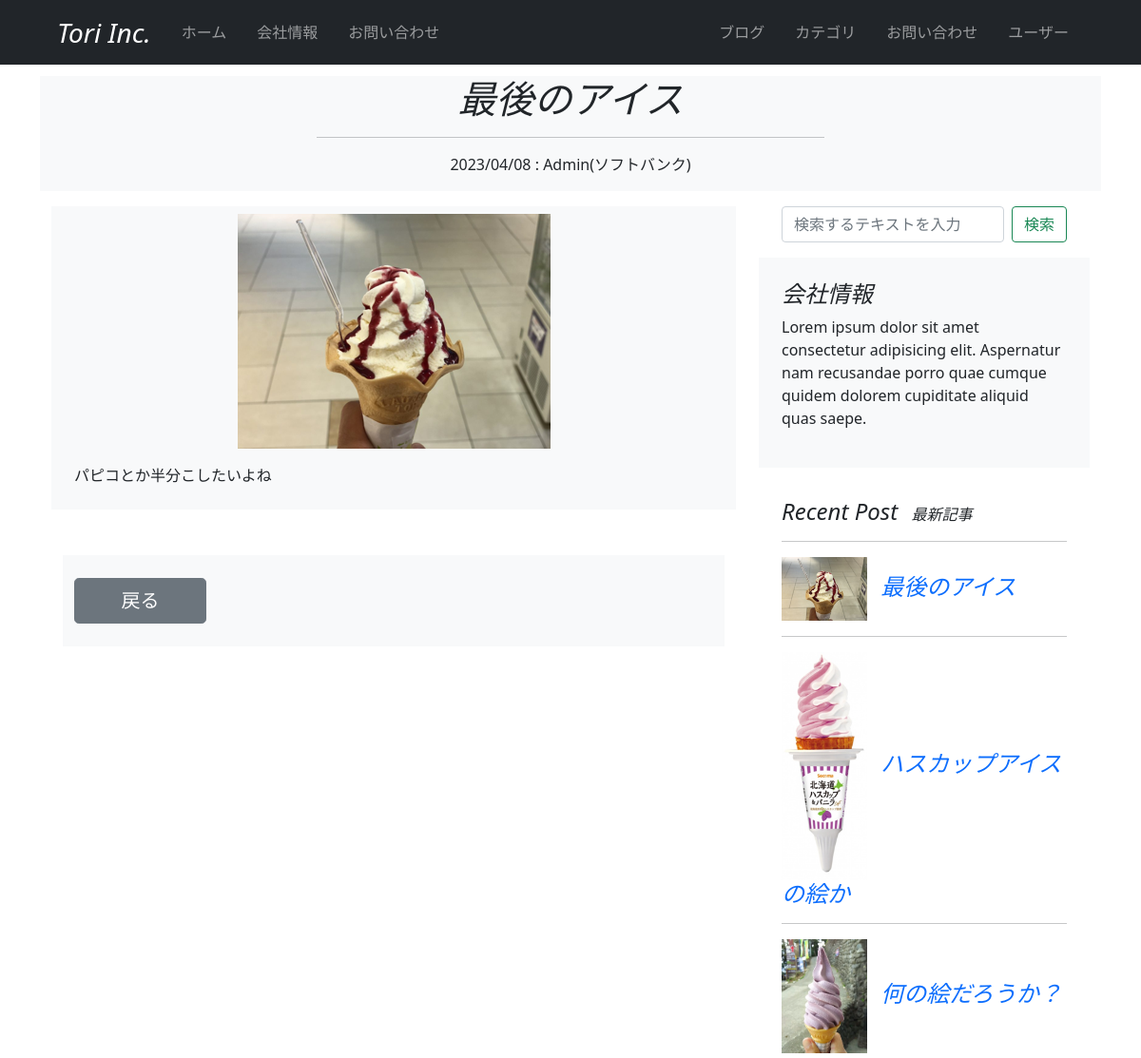
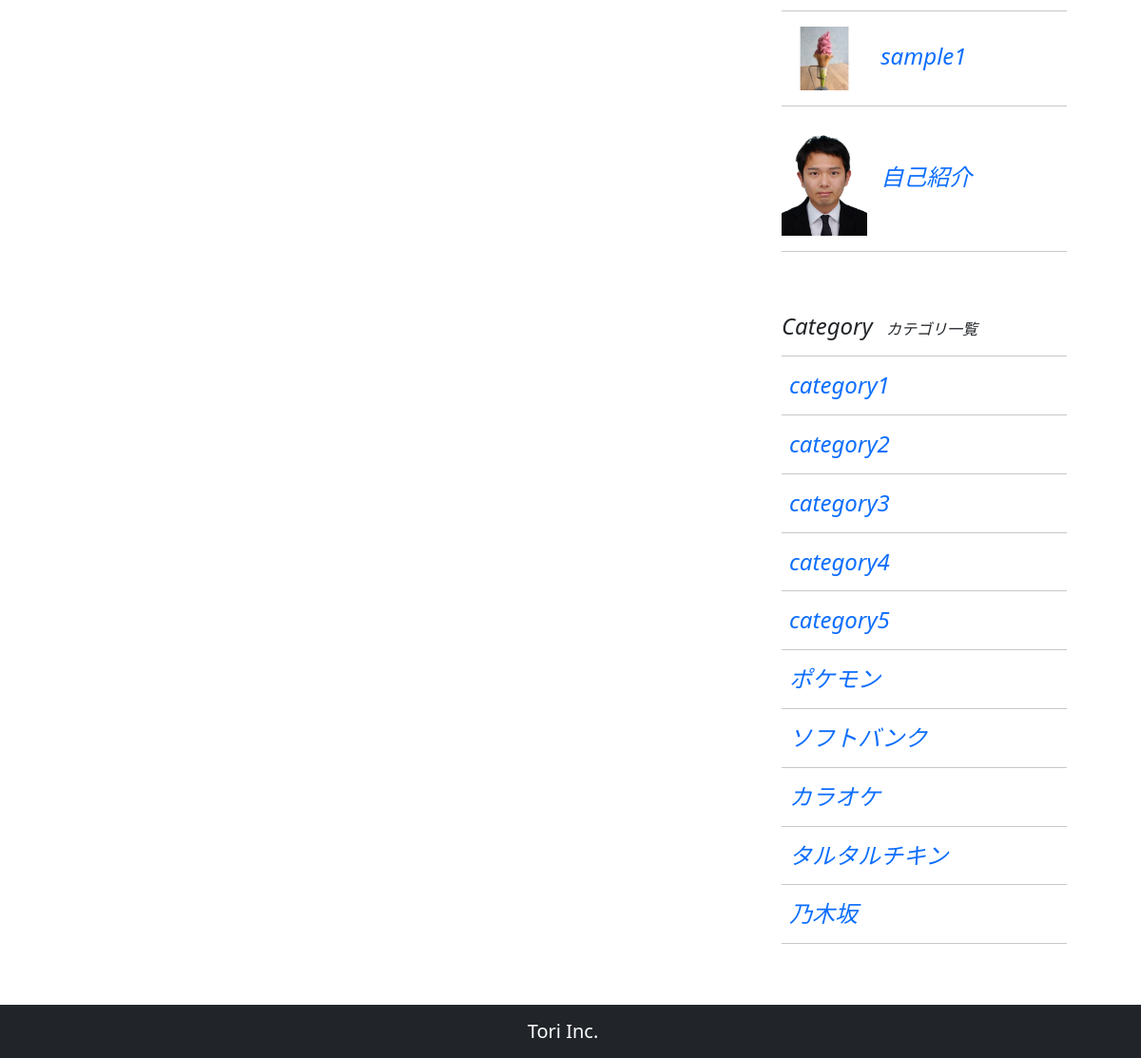
The page /5/blog_post on the database its author committed (2 pictures, top to bottom).
### company_blog/models.py (models this page shows, shortened)
class BlogPost(db.Model):
    __tablename__ = 'blog_post'
    id = db.Column(db.Integer, primary_key=True)
    user_id = db.Column(db.Integer, db.ForeignKey('users.id'))
    category_id = db.Column(db.Integer, db.ForeignKey('blog_category.id'))
    date = db.Column(db.DateTime, default=datetime.now(timezone('Asia/Tokyo')))
    title = db.Column(db.String(140))
    text = db.Column(db.Text)
    summary = db.Column(db.String(140))
    featured_image = db.Column(db.String(140))

class User(db.Model, UserMixin):
    __tablename__ = 'users'
    id = db.Column(db.Integer, primary_key=True)
    email = db.Column(db.String(64), unique=True, index=True)
    username = db.Column(db.String(64), unique=True, index=True)
    password_hash = db.Column(db.String(128))
    administrator = db.Column(db.String(1))
    post = db.relationship('BlogPost', backref='author', lazy='dynamic')
    @property
    def password(self):
        raise AttributeError('password is not a readable attribute')

class BlogCategory(db.Model):
    __tablename__ = 'blog_category'
    id = db.Column(db.Integer, primary_key=True)
    category = db.Column(db.String(140))
    posts = db.relationship('BlogPost', backref='blogcategory', lazy='dynamic')

### company_blog/main/views.py (the view)
@main.route('/<int:blog_post_id>/blog_post')
def blog_post(blog_post_id):
    form = BlogSearchForm()
    blog_post = BlogPost.query.get_or_404(blog_post_id)
    recent_blog_posts = BlogPost.query.order_by(BlogPost.id.desc()).limit(5).all()
    blog_categories = BlogCategory.query.order_by(BlogCategory.id.asc()).all()
    return render_template(
        'blog_post.html',
        post=blog_post,
        recent_blog_posts=recent_blog_posts,
        blog_categories=blog_categories,
        form=form
    )

### company_blog/main/forms.py
class BlogSearchForm(FlaskForm):
    searchText = StringField('検索テキスト', validators=[DataRequired()])
    submit = SubmitField('検索')

### company_blog/__init__.py (called while the page is built)
@event.listens_for(Engine, "connect")
def set_sqlite_pragma(dbapi_connection, connection_record):
    cursor = dbapi_connection.cursor()
    cursor.execute("PRAGMA foreign_keys=ON")
    cursor.close()

### company_blog/templates/blog_post.html (shortened to what this page needs)
{% extends "base.html" %}
{% block content %}
  <header id="page-header">
    <div class="container my-3 bg-light">
      <div class="row">
        <div class="col-md-6 m-auto text-center">
          <h1 class="fst-italic">{{ post.title }}</h1>
          <hr>
          <p>{{ post.date.strftime('%Y/%m/%d') }} : {{ post.author.username }}({{ post.blogcategory.category }})</p>
        </div>
      </div>
    </div>
  </header>
  <div class="container my-3">
    <div class="row mb-2">
      <div class="col-8">
        <section class="blog_post">
          <div class="container py-2 bg-light">
            {% if post.featured_image %}
            <div class="mb-3" style="text-align: center;">
              <img src="{{ url_for('static', filename='featured_image/' + post.featured_image) }}" class="img-fluid">
            </div>
            {% endif %}
            <p class="mb-3">{{ post.text|safe }}</p>
          </div>
        </section>
        <section>
          <div class="container">
            <div class="row bg-light my-5">
              <div class="col-10 py-4">
                <button type="button" class="btn btn-secondary btn-lg w-25" onclick="history.back()">
                  戻る
                </button>
              </div>
          </div>
        </section>
      </div>
      <div class="col-md-4">
        <div class="position-sticky" style="top: 2rem">
          <div class="container-fluid mb-3">
            <form action="{{ url_for('main.search') }}" class="d-flex" method="POST">
              {{ render_field(form.searchText, class="form-control me-2", placeholder="検索するテキストを入力")}}
              {{ form.submit(class="btn btn-outline-success") }}
            </form>
          </div>
          <div class="p-4 mb-2 bg-light">
            <h4 class="fst-italic">会社情報</h4>
            <p>Lorem ipsum dolor sit amet consectetur adipisicing elit. Aspernatur nam recusandae porro quae cumque quidem dolorem cupiditate aliquid quas saepe.</p>
          </div>
          <div class="p-4">
            <h4 class="fst-italic">
              Recent Post
              <span class="ms-2 fs-6">最新記事</span>
              <hr>
              <ol class="list-unstyled">
                {% for recent_post in recent_blog_posts %}
                <li>
                  <a href="{{ url_for('main.blog_post', blog_post_id=recent_post.id) }}" class="text-decoration-none">
                    {% if recent_post.featured_image %}
                      <img src="{{ url_for('static', filename='featured_image/' + recent_post.featured_image) }}" class="img-fluid" width="90" height="50">
                    {% endif %}
                    <span class="ms-2">{{ recent_post.title }}</span>
                  </a>
                </li>
                <hr>
                {% endfor %}
              </ol>
            </h4>
          </div>
          <div class="p-4">
            <h4 class="fst-italic">
              Category
              <span class="ms-2 fs-6">カテゴリ一覧</span>
              <hr>
              <ol class="list-unstyled">
                {% for blog_category in blog_categories %}
                <li>
                  <a href="{{ url_for('main.category_search', blog_category_id=blog_category.id) }}" class="text-decoration-none">
                    <span class="ms-2">{{ blog_category.category }}</span>
                  </a>
                </li>
                <hr>
                {% endfor %}
              </ol>
            </h4>
          </div>
        </div>
      </div>
    </div>
{% endblock %}

### rows shown on the page
BlogPost: title "最後のアイス", date "2023/04/08", featured_image (picture), text "パピコとか半分こしたいよね"
User: author.username "Admin"
BlogCategory: blogcategory.category "ソフトバンク", category "ソフトバンク"
BlogPost: featured_image (picture), title "ハスカップアイスの絵か"
BlogPost: featured_image (picture), title "何の絵だろうか？"
BlogPost: featured_image (picture), title "sample1"
BlogPost: featured_image (picture), title "自己紹介"
BlogCategory: category "category1"
BlogCategory: category "category2"
BlogCategory: category "category3"
BlogCategory: category "category4"
BlogCategory: category "category5"
BlogCategory: category "ポケモン"
BlogCategory: category "カラオケ"
BlogCategory: category "タルタルチキン"
BlogCategory: category "乃木坂"
